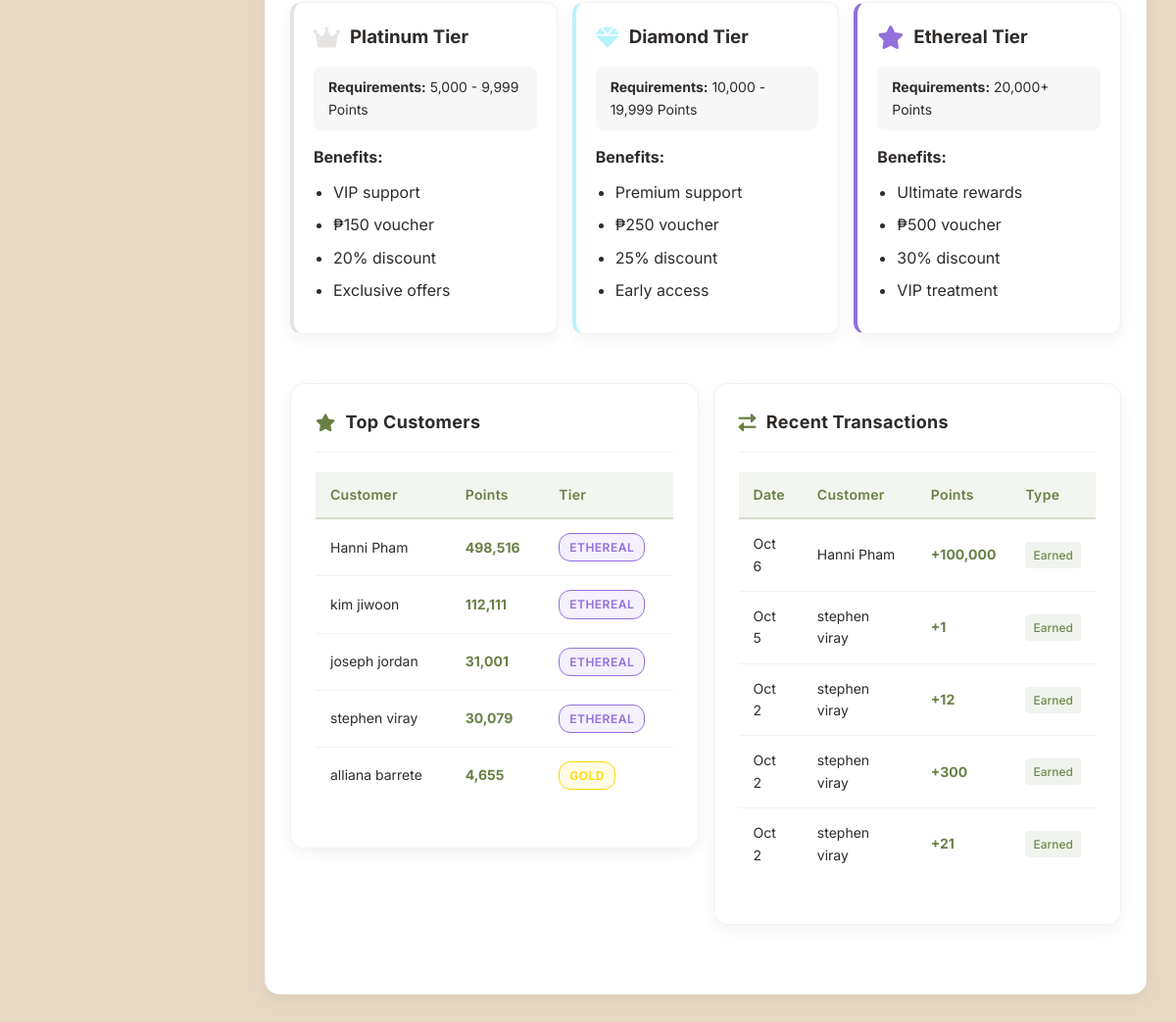
The app's page /admin/loyalty.php (signed in, lower part), older data.
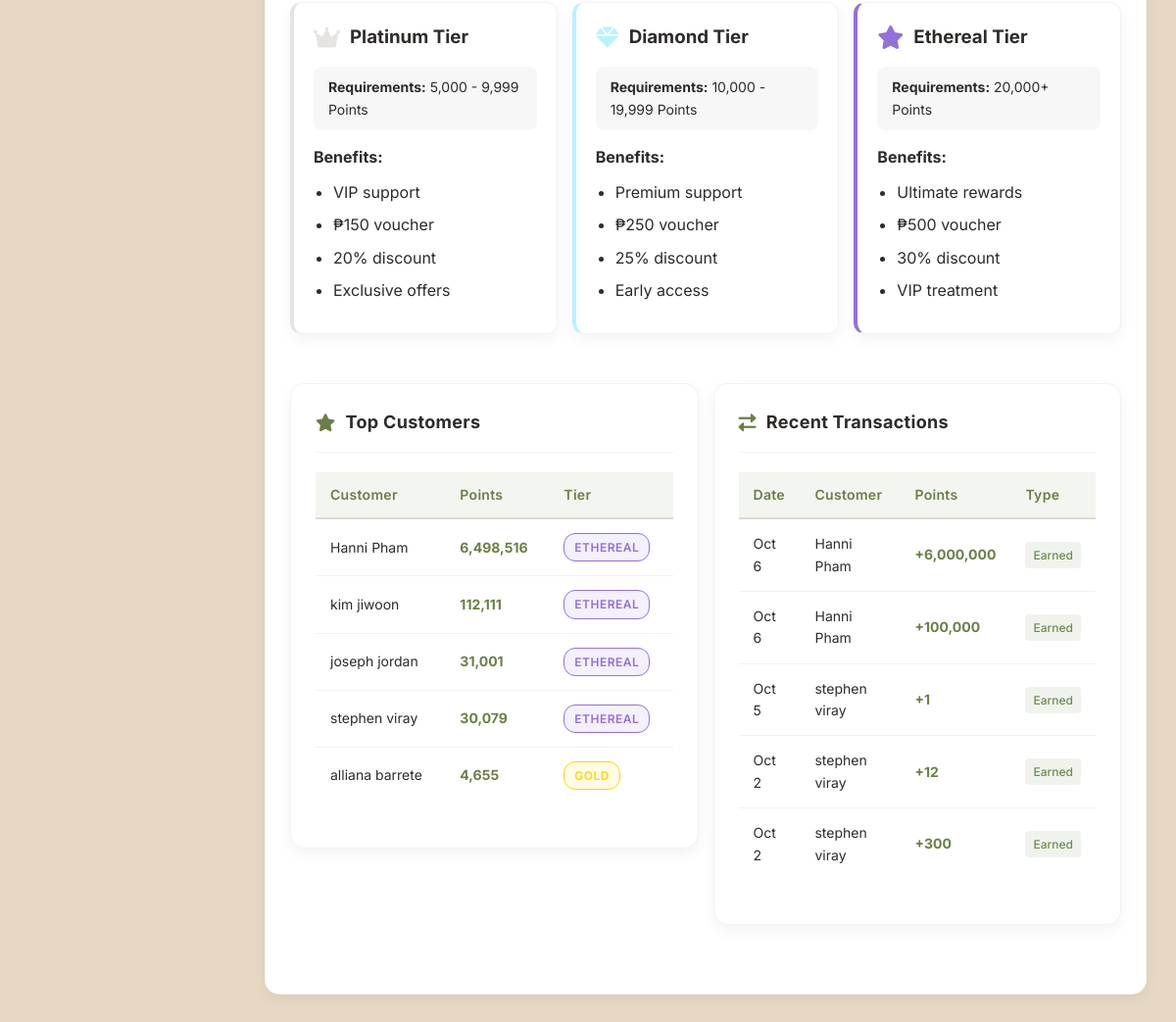
The same page, newer data.
### tables this page shows
CREATE TABLE `users` (
  `id` int(11) NOT NULL AUTO_INCREMENT,
  `first_name` varchar(50) NOT NULL,
  `last_name` varchar(50) NOT NULL,
  `username` varchar(50) DEFAULT NULL,
  `email` varchar(100) NOT NULL,
  `phone` varchar(20) NOT NULL,
  `address` text NOT NULL,
  `profile_image` varchar(255) DEFAULT NULL,
  `password_hash` varchar(255) NOT NULL,
  `user_type` enum('individual','business','collector') NOT NULL,
  `agreed_terms` tinyint(1) DEFAULT 0,
  `created_at` timestamp NOT NULL DEFAULT current_timestamp(),
  `loyalty_points` int(11) DEFAULT 0,
  `loyalty_tier` enum('bronze','silver','gold','platinum','diamond','ethereal') DEFAULT 'bronze',
  `referral_code` varchar(20) DEFAULT NULL,
  `referred_by` int(11) DEFAULT NULL,
  `is_admin` tinyint(1) DEFAULT 0,
  `last_login` datetime DEFAULT NULL,
  `is_verified` tinyint(1) DEFAULT 0,
  `verification_token` varchar(255) DEFAULT NULL,
  `token_expires_at` datetime DEFAULT NULL,
  `reset_token` varchar(64) DEFAULT NULL,
  `reset_token_expires` datetime DEFAULT NULL,
  `facebook_id` varchar(255) DEFAULT NULL,
  `api_key` varchar(64) DEFAULT NULL,
  `two_factor_auth` tinyint(1) DEFAULT 0,
  `two_factor_secret` varchar(32) DEFAULT NULL,
  PRIMARY KEY (`id`),
  UNIQUE KEY `email` (`email`),
  UNIQUE KEY `username_UNIQUE` (`username`),
  UNIQUE KEY `referral_code_UNIQUE` (`referral_code`),
  UNIQUE KEY `uniq_api_key` (`api_key`),
  KEY `idx_api_key` (`api_key`)
);

CREATE TABLE `transactions` (
  `id` int(11) NOT NULL AUTO_INCREMENT,
  `transaction_id` varchar(20) NOT NULL,
  `user_id` int(11) DEFAULT NULL,
  `created_by` int(11) DEFAULT NULL,
  `name` varchar(100) NOT NULL,
  `transaction_type` enum('Pickup','Walk-in','Loyalty') NOT NULL,
  `type` enum('Purchase','Sale') NOT NULL DEFAULT 'Sale',
  `transaction_date` date NOT NULL,
  `transaction_time` time NOT NULL,
  `item_details` text NOT NULL,
  `additional_info` text DEFAULT NULL,
  `status` enum('Completed','Pending','Cancelled') DEFAULT 'Pending',
  `cancel_reason` text DEFAULT NULL,
  `cancelled_at` datetime DEFAULT NULL,
  `amount` decimal(10,2) NOT NULL,
  `created_at` timestamp NOT NULL DEFAULT current_timestamp(),
  `points_earned` int(11) DEFAULT 0,
  `points_redeemed` int(11) DEFAULT 0,
  `pickup_date` date DEFAULT NULL,
  `time_slot` varchar(50) DEFAULT NULL,
  `shipping_method` varchar(255) DEFAULT NULL,
  `shipping_fee` decimal(10,2) DEFAULT NULL,
  PRIMARY KEY (`id`),
  UNIQUE KEY `transaction_id` (`transaction_id`),
  KEY `user_id` (`user_id`)
);

### admin/loyalty.php (the view, shortened to what the changed rows need)
<?php
require_once 'db_connection.php';
$language = 'en';
$t = $translations[$language];
$current_tab = isset($_GET['tab']) ? sanitizeInput($_GET['tab']) : 'dashboard';
$customers_page = isset($_GET['customers_page']) ? max(1, intval($_GET['customers_page'])) : 1;
$transactions_page = isset($_GET['transactions_page']) ? max(1, intval($_GET['transactions_page'])) : 1;
$items_per_page = 10;
$customers_offset = ($customers_page - 1) * $items_per_page;
$transactions_offset = ($transactions_page - 1) * $items_per_page;
$customers = [];
$transactions = [];
try {
    $customers = $conn->prepare("
        SELECT id, first_name, last_name, email, loyalty_points, loyalty_tier
        FROM users
        WHERE user_type != 'admin'
        ORDER BY loyalty_points DESC
        LIMIT ? OFFSET ?
    ");
    $customers->execute([$items_per_page, $customers_offset]);
    $customers = $customers->fetchAll(PDO::FETCH_ASSOC);
} catch(PDOException $e) {
    error_log("Customers query failed: " . $e->getMessage());
}
try {
    $transactions = $conn->prepare("
        SELECT t.*, CONCAT(u.first_name, ' ', u.last_name) as customer_name
        FROM transactions t
        JOIN users u ON t.user_id = u.id
        WHERE (t.points_earned > 0 OR t.points_redeemed > 0)
        ORDER BY t.transaction_date DESC, t.transaction_time DESC
        LIMIT ? OFFSET ?
    ");
    $transactions->execute([$items_per_page, $transactions_offset]);
    $transactions = $transactions->fetchAll(PDO::FETCH_ASSOC);
} catch(PDOException $e) {
    error_log("Transactions query failed: " . $e->getMessage());
}
?>
<!DOCTYPE html>
<html lang="en">
<head>
    <link rel="stylesheet" href="https://cdnjs.cloudflare.com/ajax/libs/font-awesome/6.0.0-beta3/css/all.min.css">
</head>
<body>
    <div class="main-content">
        <?php if ($current_tab === 'dashboard'): ?>
            <div class="dashboard-card">
                <div class="form-row">
                    <div class="form-col">
                        <div class="dashboard-card">
                            <div class="table-responsive">
                                <table>
                                    <thead>
                                        <tr>
                                            <th><?php echo $t['customer']; ?></th>
                                            <th><?php echo $t['points']; ?></th>
                                            <th><?php echo $t['tier']; ?></th>
                                        </tr>
                                    </thead>
                                    <tbody>
                                        <?php if (!empty($customers)): ?>
                                            <?php foreach (array_slice($customers, 0, 5) as $customer): ?>
                                                <tr>
                                                    <td><?php echo htmlspecialchars($customer['first_name'] . ' ' . $customer['last_name']); ?></td>
                                                    <td class="points-display"><?php echo number_format($customer['loyalty_points']); ?></td>
                                                    <td>
                                                        <span class="badge-tier badge-<?php echo $customer['loyalty_tier']; ?>">
                                                            <?php echo ucfirst($customer['loyalty_tier']); ?>
                                                        </span>
                                                    </td>
                                                </tr>
                                            <?php endforeach; ?>
                                        <?php endif; ?>
                                    </tbody>
                                </table>
                            </div>
                        </div>
                    </div>
                    <div class="form-col">
                        <div class="dashboard-card">
                            <div class="table-responsive">
                                <table>
                                    <thead>
                                        <tr>
                                            <th><?php echo $t['date']; ?></th>
                                            <th><?php echo $t['customer']; ?></th>
                                            <th><?php echo $t['points']; ?></th>
                                            <th><?php echo $t['type']; ?></th>
                                        </tr>
                                    </thead>
                                    <tbody>
                                        <?php if (!empty($transactions)): ?>
                                            <?php foreach (array_slice($transactions, 0, 5) as $transaction): ?>
                                                <tr>
                                                    <td><?php echo date('M j', strtotime($transaction['transaction_date'])); ?></td>
                                                    <td><?php echo htmlspecialchars($transaction['customer_name']); ?></td>
                                                    <td class="points-display">
                                                        <?php
                                                        if ($transaction['points_earned'] > 0) {
                                                            echo '+' . number_format($transaction['points_earned']);
                                                        } else {
                                                            echo '-' . number_format($transaction['points_redeemed']);
                                                        }
                                                        ?>
                                                    </td>
                                                    <td>
                                                        <?php if ($transaction['points_earned'] > 0): ?>
                                                            <span class="badge badge-success"><?php echo $t['earned']; ?></span>
                                                        <?php else: ?>
                                                            <span class="badge badge-warning"><?php echo $t['redeemed']; ?></span>
                                                        <?php endif; ?>
                                                    </td>
                                                </tr>
                                            <?php endforeach; ?>
                                        <?php endif; ?>
                                    </tbody>
                                </table>
                            </div>
                        </div>
                    </div>
                </div>
            </div>
        <?php endif; ?>
    </div>
</body>
</html>

Row changes from the older to the newer data that the page shows:
no longer on this page (row unchanged): transactions: transaction_date "Oct 2", customer_name "stephen viray", points_earned "21", earned "Earned"
changed users "Hanni Pham": loyalty_points "498,516" → "6,498,516"
added transactions: transaction_date "Oct 6", customer_name "Hanni Pham", points_earned "6,000,000", earned "Earned"
